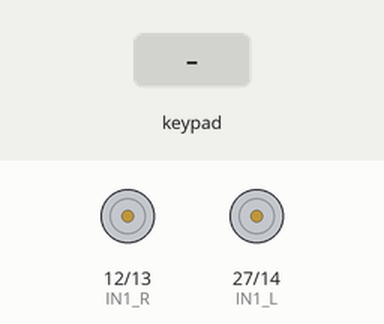
This sketch was run on a simulated ESP32. Shown: motor-driver pin pairs drawn as motors (green arrow = first pin HIGH = forward, orange = second pin HIGH = backward, longer = more drive, scaled by the enable pin). The test bench sets the inputs (shaded band).

Above: at 1.2 s.
1.3 s: key 'U' pressed
At 1.5 s:
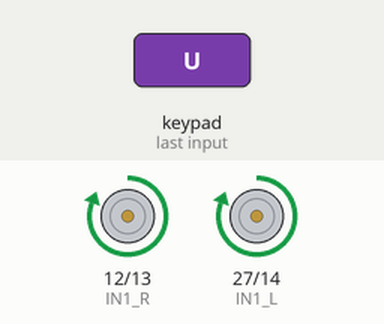
3.2 s: key 'D' pressed
At 3.4 s:
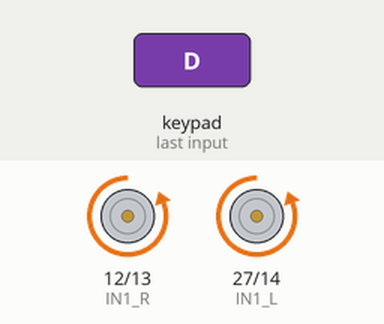
5.1 s: key 'L' pressed
At 5.3 s:
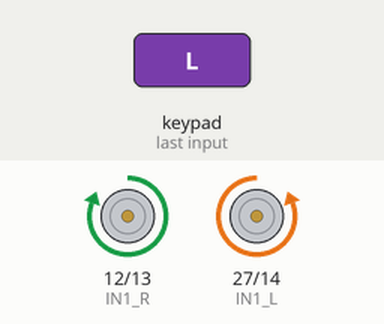
7.0 s: key 'R' pressed
At 7.2 s:
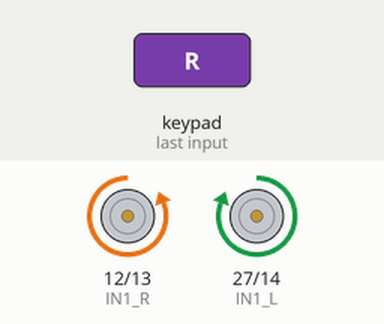
Timing chart, 0 to 9.9 s (numbered marks = the images above; inputs shaded):
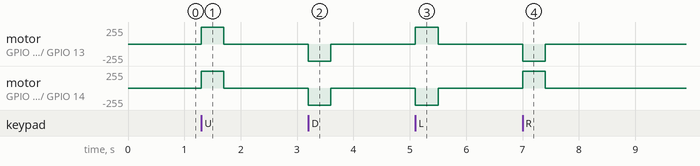

Measured:
- after the input at 1.3 s, motor on GPIO 12 (IN1_R) / GPIO 13 (IN2_R), motor on GPIO 27 (IN1_L) / GPIO 14 (IN2_L): stopped → forward 255/255 at once, → stopped 0.40 s later
- after the input at 3.2 s, motor on GPIO 12 (IN1_R) / GPIO 13 (IN2_R), motor on GPIO 27 (IN1_L) / GPIO 14 (IN2_L): stopped → backward 255/255 at once, → stopped 0.40 s later
- after the input at 5.1 s, motor on GPIO 12 (IN1_R) / GPIO 13 (IN2_R): stopped → forward 255/255 at once, → stopped 0.40 s later; motor on GPIO 27 (IN1_L) / GPIO 14 (IN2_L): stopped → backward 255/255 at once, → stopped 0.40 s later
- after the input at 7.0 s, motor on GPIO 12 (IN1_R) / GPIO 13 (IN2_R): stopped → backward 255/255 at once, → stopped 0.40 s later; motor on GPIO 27 (IN1_L) / GPIO 14 (IN2_L): stopped → forward 255/255 at once, → stopped 0.40 s later

The sketch:

motor_control_dabble.ino
```cpp
#define CUSTOM_SETTINGS
#define INCLUDE_GAMEPAD_MODULE
#include <DabbleESP32.h>

/* ================= MOTOR PIN CONFIG ================= */

// Right Motor
#define EN_R   26
#define IN1_R  12
#define IN2_R  13

// Left Motor
#define EN_L   25
#define IN1_L  27
#define IN2_L  14

#define MAX_SPEED 255

/* ================= PWM CONFIG ================= */

const int PWM_FREQ = 1000;
const int PWM_RES  = 8;
const int CH_R = 4;
const int CH_L = 5;

/* ================= MOTOR CONTROL ================= */

void setMotor(int rightSpeed, int leftSpeed)
{
  // ----- Right Motor -----
  if (rightSpeed > 0)
  {
    digitalWrite(IN1_R, HIGH);
    digitalWrite(IN2_R, LOW);
  }
  else if (rightSpeed < 0)
  {
    digitalWrite(IN1_R, LOW);
    digitalWrite(IN2_R, HIGH);
  }
  else
  {
    digitalWrite(IN1_R, LOW);
    digitalWrite(IN2_R, LOW);
  }

  // ----- Left Motor -----
  if (leftSpeed > 0)
  {
    digitalWrite(IN1_L, HIGH);
    digitalWrite(IN2_L, LOW);
  }
  else if (leftSpeed < 0)
  {
    digitalWrite(IN1_L, LOW);
    digitalWrite(IN2_L, HIGH);
  }
  else
  {
    digitalWrite(IN1_L, LOW);
    digitalWrite(IN2_L, LOW);
  }

  ledcWrite(CH_R, abs(rightSpeed));
  ledcWrite(CH_L, abs(leftSpeed));
}

/* ================= SETUP ================= */

void setup()
{
  // Motor pins
  pinMode(IN1_R, OUTPUT);
  pinMode(IN2_R, OUTPUT);
  pinMode(IN1_L, OUTPUT);
  pinMode(IN2_L, OUTPUT);

  // PWM setup
  ledcSetup(CH_R, PWM_FREQ, PWM_RES);
  ledcSetup(CH_L, PWM_FREQ, PWM_RES);
  ledcAttachPin(EN_R, CH_R);
  ledcAttachPin(EN_L, CH_L);

  setMotor(0, 0);  // Safety stop

  Dabble.begin("ESP32_Robot_aqmal");
}

/* ================= MAIN LOOP ================= */

void loop()
{
  Dabble.processInput();

  int rightSpeed = 0;
  int leftSpeed  = 0;

  if (GamePad.isUpPressed())
  {
    rightSpeed = MAX_SPEED;
    leftSpeed  = MAX_SPEED;
  }
  else if (GamePad.isDownPressed())
  {
    rightSpeed = -MAX_SPEED;
    leftSpeed  = -MAX_SPEED;
  }
  else if (GamePad.isLeftPressed())
  {
    rightSpeed = MAX_SPEED;
    leftSpeed  = -MAX_SPEED;
  }
  else if (GamePad.isRightPressed())
  {
    rightSpeed = -MAX_SPEED;
    leftSpeed  = MAX_SPEED;
  }

  setMotor(rightSpeed, leftSpeed);
}
```
